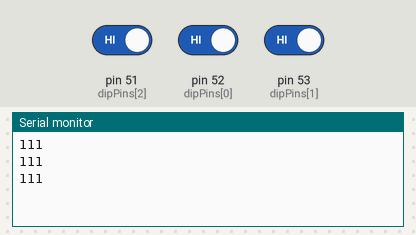
Bench run of a sketch on a simulated Arduino Mega 2560, built with avr-gcc and run on an emulated ATmega2560. On the bench: the last lines printed to the serial monitor. Inputs (shaded band) come from the test bench; at power-on: pin 51 (dipPins[2]) HIGH, pin 52 (dipPins[0]) HIGH, pin 53 (dipPins[1]) HIGH.

Above: at 2.8 s.
2.9 s: pin 51 (dipPins[2]) driven LOW
At 3.8 s:
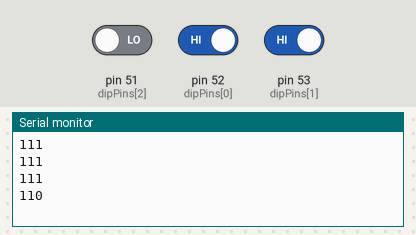
4.4 s: pin 52 (dipPins[0]) driven LOW
At 5.5 s:
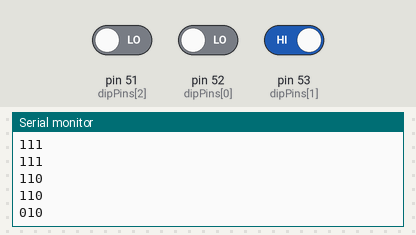
5.9 s: pin 53 (dipPins[1]) driven LOW
At 6.8 s:
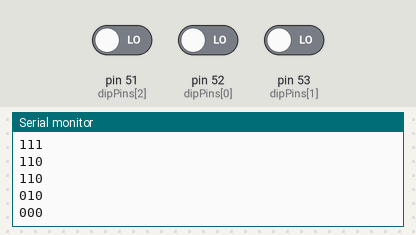
7.4 s: pin 51 (dipPins[2]) driven HIGH
At 8.7 s:
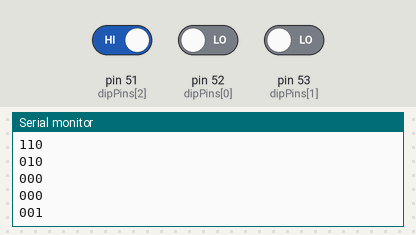
8.9 s: pin 52 (dipPins[0]) driven HIGH
At 9.8 s:
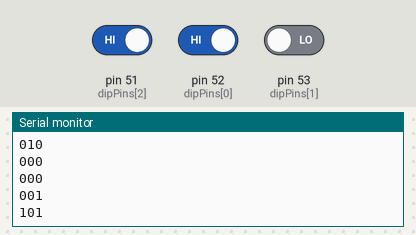
Timing chart, 0 to 11.4 s (numbered marks = the images above; inputs shaded):
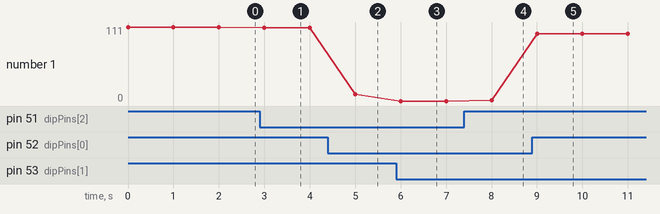

Measured:
- after the input at 2.9 s, the serial monitor: prints a new line after 0.10 s (image 1)
- after the input at 4.4 s, the serial monitor: prints a new line after 0.60 s (image 2)
- after the input at 5.9 s, the serial monitor: prints a new line after 0.10 s (image 3)
- after the input at 7.4 s, the serial monitor: prints a new line after 0.60 s (image 4)
- after the input at 8.9 s, the serial monitor: prints a new line after 0.10 s (image 5)
- plotted number 1: 111 → 110 after the input at 2.9 s, 110 → 10 after the input at 4.4 s, 10 → 0 after the input at 5.9 s, 0 → 1 after the input at 7.4 s, 1 → 101 after the input at 8.9 s

The sketch:

sketch_jun17c.ino
```cpp
int dipPins[] = {52,53,51};
int transAddress;
void setup()
{
 Serial.begin(9600);
 int i;
 for(i = 0; i<=3; i++){
   pinMode(dipPins[i], INPUT_PULLUP);      // set the digital pins (defined above) as input
  }
}

void loop() {

  int s1state = digitalRead(52);

  int s2state = digitalRead(53);

  int s3state = digitalRead(51);
    Serial.print(s1state, DEC);
  Serial.print(s2state, DEC);
  Serial.println(s3state, DEC);
delay(1000);

}
```
